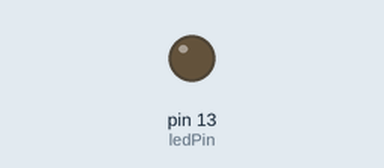
This sketch was run on a simulated Arduino Uno, built with avr-gcc and run on an emulated ATmega328P. On the bench: output pins drawn as LEDs (lit = HIGH).

Above: at 0.8 s.
At 2.7 s:
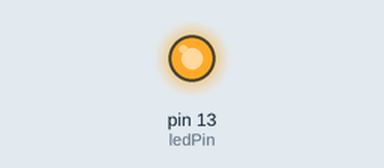
Timing chart, 0 to 5.5 s (numbered marks = the images above):
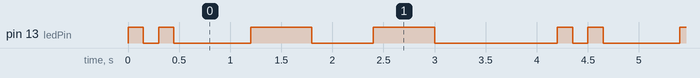

The sketch:

HeartBeat.ino
```cpp
int ledPin = 13;
int fastDelay = 150;
int slowDelay = 600;
int seperDelay = 600;

void setup() {
  pinMode(ledPin, OUTPUT);
}

void loop() {
  // Fast blink (2 times)
  for (int i = 0; i < 2; i++) {
    digitalWrite(ledPin, HIGH);
    delay(fastDelay);
    digitalWrite(ledPin, LOW);
    delay(fastDelay);
  }
delay(seperDelay);
  // Slow blink (2 times)
  for (int i = 0; i < 2; i++) {
    digitalWrite(ledPin, HIGH);
    delay(slowDelay);
    digitalWrite(ledPin, LOW);
    delay(slowDelay);
  }
  delay(seperDelay);
}
```

Measured:
- by itself, pin 13 (ledPin): repeats every 4.2 s: LOW 0.15 s, HIGH 0.15 s, LOW 0.75 s, HIGH 0.60 s, LOW 0.60 s, HIGH 0.60 s, LOW 1.2 s, HIGH 0.15 s
- by itself, everything shown: repeats every 4.2 s, in 8 steps
